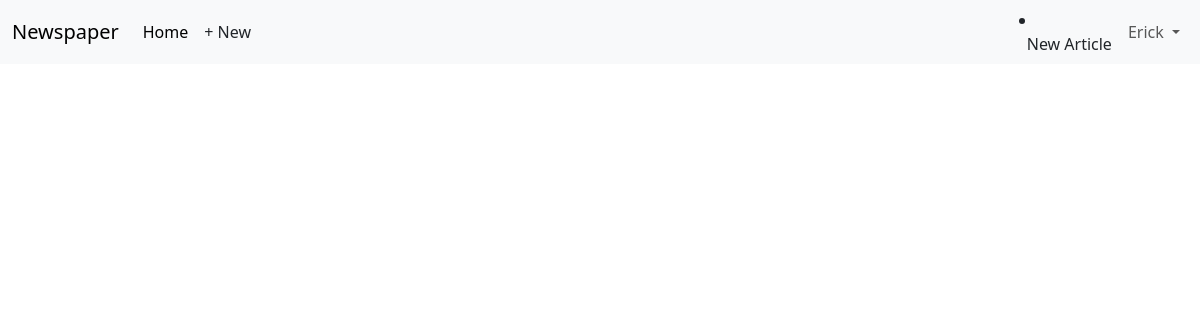
/articles/ (signed in), run on an earlier commit of the app's database.
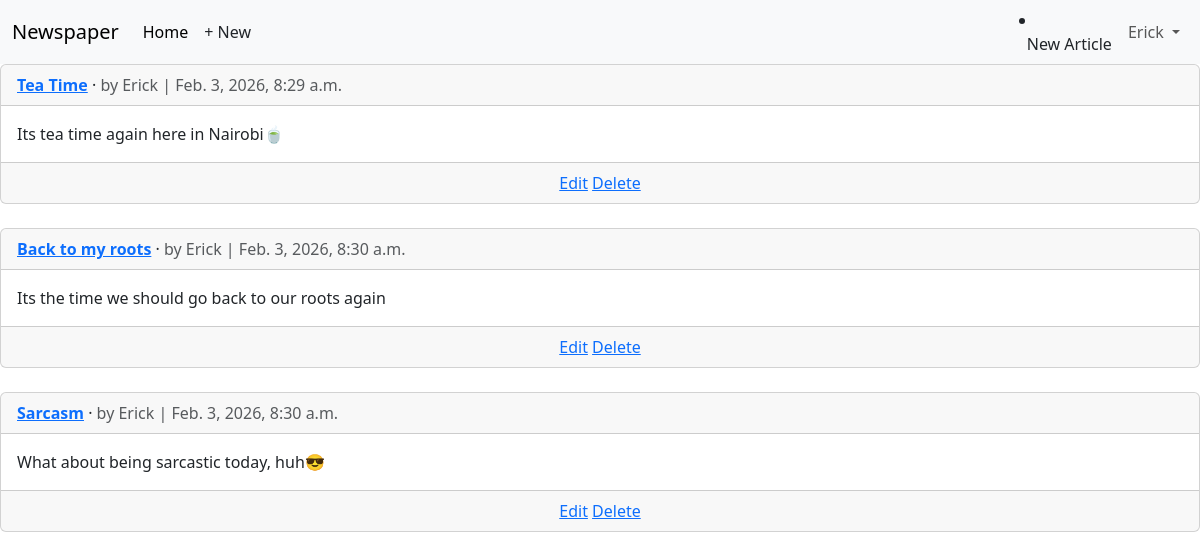
And on a later commit of the database.
### accounts/models.py (models this page shows)
class CustomUser(AbstractUser):
    age = models.PositiveIntegerField(null=True, blank=True)

### articles/models.py (models this page shows, shortened)
class Article(models.Model):
    title = models.CharField(max_length=255)
    body = models.TextField()
    date = models.DateTimeField(auto_now_add=True)
    author = models.ForeignKey(
        settings.AUTH_USER_MODEL,
        on_delete=models.CASCADE,)
    def get_absolute_url(self):
        return reverse("article_detail", kwargs={"pk": self.pk})

### articles/views.py (the view)
# urls.py: path("", ArticleListView.as_view(), name="article_list"),
class ArticleListView(LoginRequiredMixin, ListView):
    model = Article
    template_name = "article_list.html"

### templates/article_list.html (shortened to what this page needs)
{% extends "base.html" %}
{% block content %}
{% for article in article_list %}
<div class ="card">
    <div class="card-header">
      <span class="fw-bold">
      <a href="{{ article.get_absolute_url }}">{{ article.title }}</a>
      </span>&middot;
      <span class="text-muted">by {{article.author}} | {{ article.date}} </span>
    </div>
    <div class="card-body">
      {{article.body}}
    </div>
    <div class= "card-footer text-center text-muted">
    {% if article.author.pk == request.user.pk %}
        <a href="{% url 'article_edit' article.pk %}">Edit</a>
         <a href="{% url 'article_delete' article.pk %}">Delete</a>
    {% endif %}
    </div>
</div>
<br />
{% endfor %}
{% endblock %}

### templates/base.html (shortened to what this page needs)
<!doctype html>
<html lang="en">
  <head>
    <link href="https://cdn.jsdelivr.net/npm/bootstrap@5.3.8/dist/css/bootstrap.min.css" rel="stylesheet">
  </head>
  <body>
<body>
  <nav class="navbar navbar-expand-lg bg-body-tertiary">
    <div class="container-fluid">
      <a class="navbar-brand" href="{% url 'home' %}">Newspaper</a>
      <div class="collapse navbar-collapse" id="navbarSupportedContent">
        <ul class="navbar-nav me-auto mb-2 mb-lg-0">
          <li class="nav-item">
            <a class="nav-link active" aria-current="page" href="{% url 'home' %}">Home</a>
          </li>
          {% if user.is_authenticated %}
            <li class="nav-item">
              <a href="{% url 'article_new' %}" class="nav-link px-2 link-dark">+ New</a>
            </li>
          {% endif %}
        </ul>
        {% if user.is_authenticated %}
        <li>
        <a href="{% url 'article_new' %}" class="nav-link px-2 link-dark">New Article</a>
        </li>
          <ul class="navbar-nav">
            <li class="nav-item dropdown">
              <a class="nav-link dropdown-toggle" href="#" role="button"
                 data-bs-toggle="dropdown" aria-expanded="false">
                {{ user.username }}
              </a>
            </li>
          </ul>
        {% else %}
          <form class="d-flex">
            <a href="{% url 'login' %}" class="btn btn-outline-secondary">Log in</a>
            <a href="{% url 'signup' %}" class="btn btn-primary ms-2">Sign up</a>
          </form>
        {% endif %}
      </div>
    </div>
  </nav>
</body>
    <main>
    {% block content %}
    {% endblock %}
    </main>
  </body>
</html>

What changed in the data, as far as the page shows it:
added Article: title "Tea Time", author "Erick", date "Feb. 3, 2026, 8:29 a.m.", body "Its tea time again here in Nairobi🍵", shows "Edit"
added Article: title "Back to my roots", author "Erick", date "Feb. 3, 2026, 8:30 a.m.", body "Its the time we should go back to our roots again", shows "Edit"
added Article: title "Sarcasm", author "Erick", date "Feb. 3, 2026, 8:30 a.m.", body "What about being sarcastic today, huh😎", shows "Edit"
